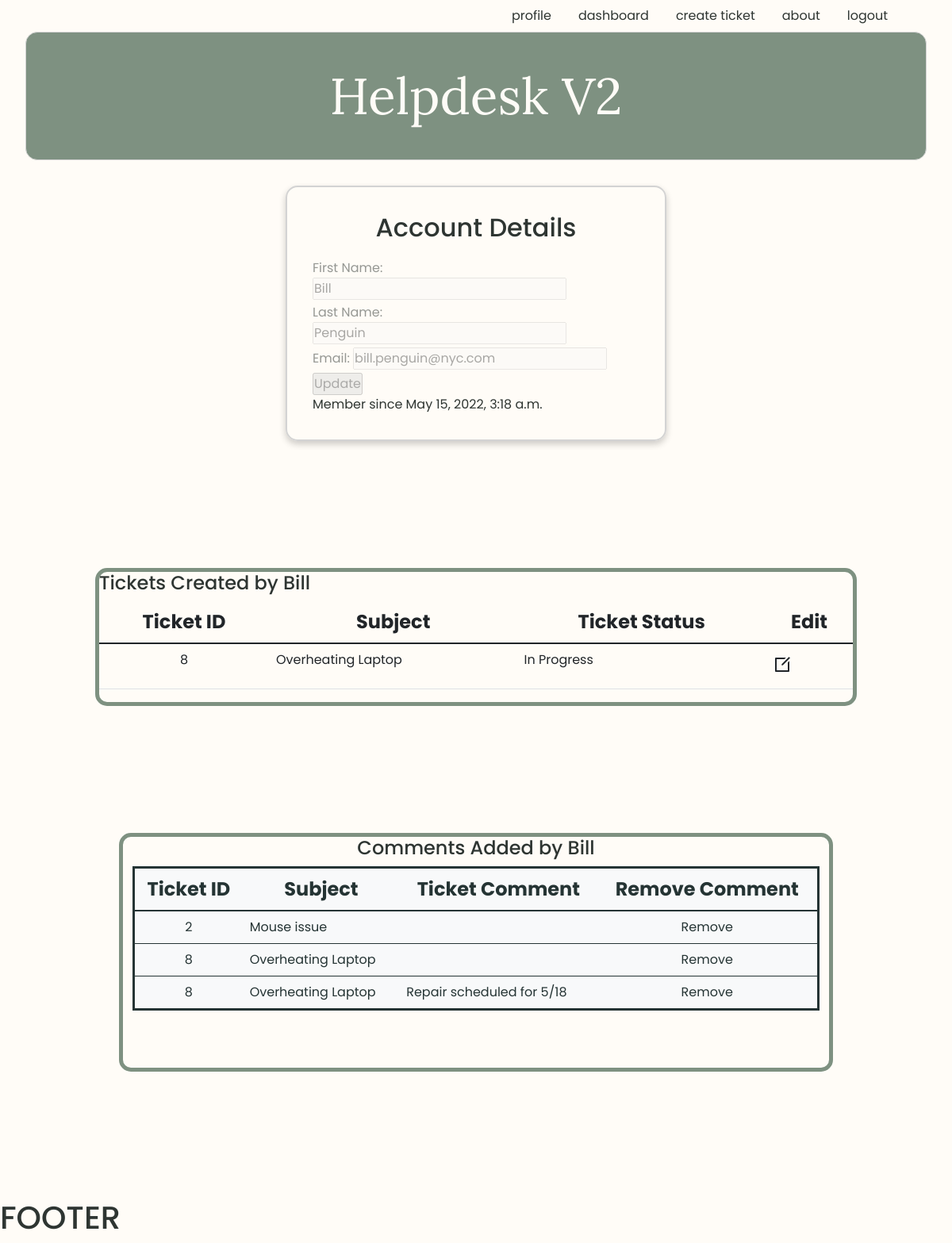
/profile (signed in), run on an earlier commit of the app's database.
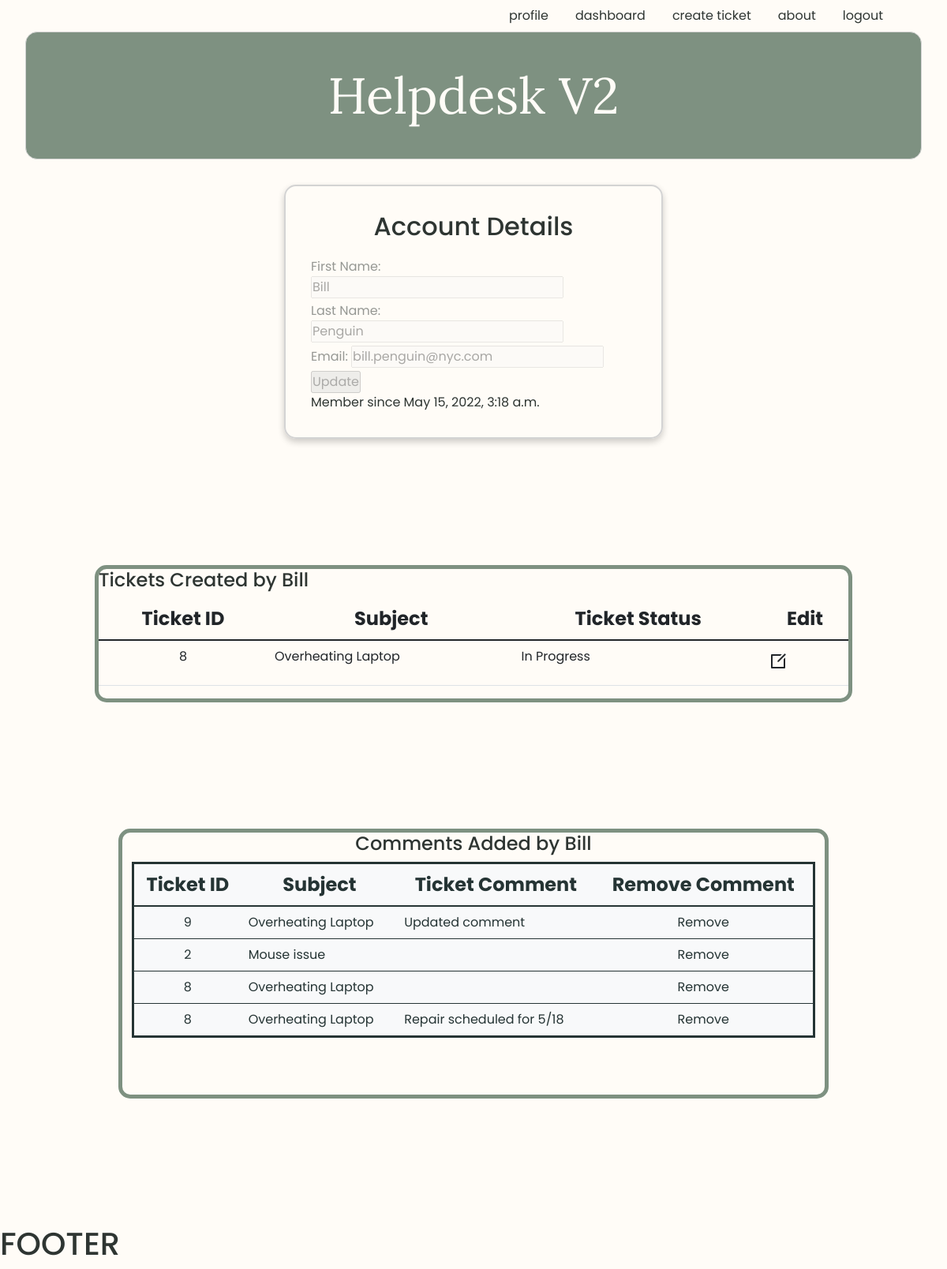
And on a later commit of the database.
### users/models.py (models this page shows)
class Ticket(models.Model):
    subject = models.CharField(max_length=250)
    ticket_type = models.CharField(max_length=50)
    ticket_status = models.CharField(max_length=50)
    ticket_description = models.CharField(max_length=350)
    created_by = models.ForeignKey(User, related_name="user_tickets", on_delete=models.CASCADE, null=True)
    created_at = models.DateTimeField(auto_now_add=True)
    updated_at = models.DateTimeField(auto_now=True)
    objects = TicketManager()

class Comment(models.Model):
    comment = models.CharField(max_length=255)
    poster = models.ForeignKey(User, related_name='user_comments', on_delete=models.CASCADE)
    ticket = models.ForeignKey(Ticket, related_name="post_comments", on_delete=models.CASCADE)
    created_at = models.DateTimeField(auto_now_add=True)

### users/views.py (the view)
# urls.py: path('profile', views.profile),
def profile(request):
    if 'user_id' not in request.session:
        return redirect('/')
    this_user = User.objects.filter(id = request.session['user_id'])
    context = {
        'user': this_user[0],
        'all_tickets': Ticket.objects.all(),
        'all_comments': Comment.objects.all()
    }
    return render(request, 'profile.html', context)

### users/templates/profile.html (shortened to what this page needs)
{% include 'logged_navbar.html'%}
<div class="login-card">
	<h1>Account Details</h1>
	<div>
		<form action="/profile/{{user.id}}/update" method="POST">
			<div>
				<label for="first_name">First Name: <input type="text" name="first_name" value="{{ user.first_name }}" disabled></label>
			</div>
			<div>
				<label for="last_name">Last Name: <input type="text"  name="last_name" value="{{user.last_name}}" disabled></label>
			</div>
			<div>
				<label for="email">Email: <input type="text" name="email" value="{{user.email}}" disabled></label>
			</div>
			<div>
				<input type="submit" value="Update" disabled>
			</div>
		</form>
		<div class="col">Member since {{user.created_at}}</div>
	</div>
</div>
<div class="table-container">
	<h4>Tickets Created by {{user.first_name}}</h4>
	<table class="table">
		<thead>
			<tr>
				<th scope="col">Ticket ID </th>
				<th scope="col">Subject </th>
				<th scope="col">Ticket Status </th>
				<th scope="col">Edit </th>
			</tr>
		</thead>
		<tbody>
		{% for ticket in all_tickets reversed%}
			{% if ticket.created_by.id == user.id %}
			<tr>
				<td class="table-data"><a href="/ticket/{{ticket.id}}/edit">{{ticket.id}}</a></td>
				<td><a href="/ticket/{{ticket.id}}/edit">{{ticket.subject}}</a></td>
				<td>{{ticket.ticket_status}}</td>
				<td class="data-edit"><a href="/ticket/{{ticket.id}}/edit"><i class="ri-edit-box-line"></i></a></td>
			</tr>
			{% endif %}
		{%endfor%}
		</tbody>
	</table>
</div>
<div class="container table-container mt-5 action-history" style="width: 900px">
	<h4 class="text-center">Comments Added by {{user.first_name}}</h4>
	<table class="table table-hover table-light ticket-table">
	<thead>
		<tr>
		<th scope="col" class="text-center">Ticket ID </th>
		<th scope="col">Subject </th>
		<th scope="col">Ticket Comment </th>
		<th scope="col">Remove Comment </th>
		</tr>
	</thead>
	<tbody>
	{% for comment in all_comments reversed%}
			{% if comment.poster.id == user.id %}
			<tr>
					<td class="text-center">{{comment.ticket.id}}</></td>
					<td><a href="/ticket/{{ticket.id}}/edit">{{comment.ticket.subject}}</a></td>
					<td>{{comment.comment}}</td>
					<td class="text-center"><a href="/comment/{{comment.id}}/delete">Remove</a></td>
			</tr>
			{% endif %}
	{%endfor%}
	</tbody>
	</table>
</div>
<div>
	<h1>FOOTER</h1>
</div>

What changed in the data, as far as the page shows it:
added Comment: ticket.id "9", ticket.subject "Overheating Laptop", comment "Updated comment"
